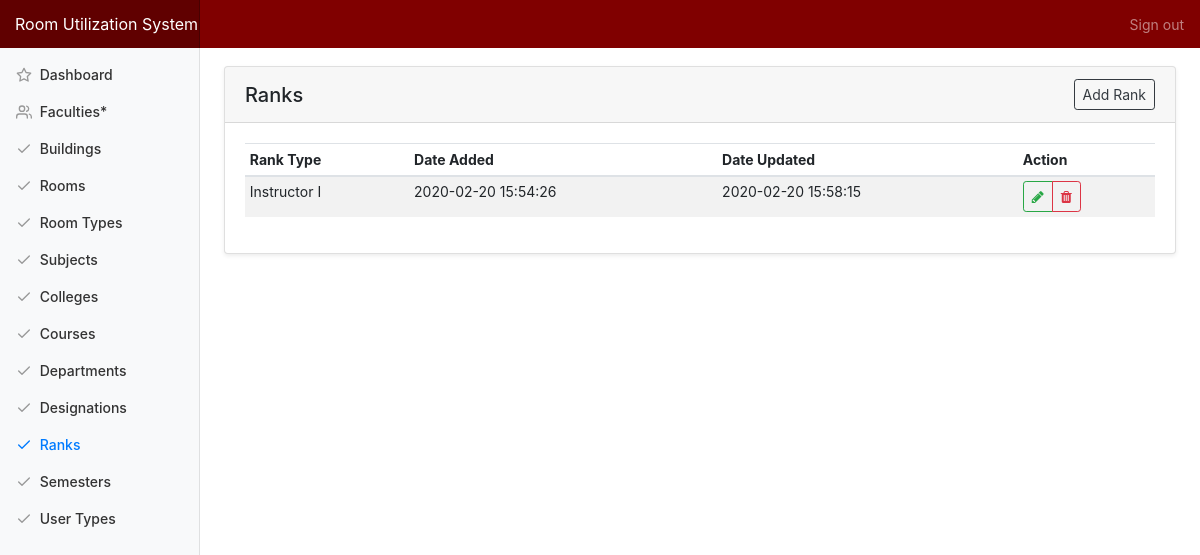
The app's page /index.php/admin/rank, older data.
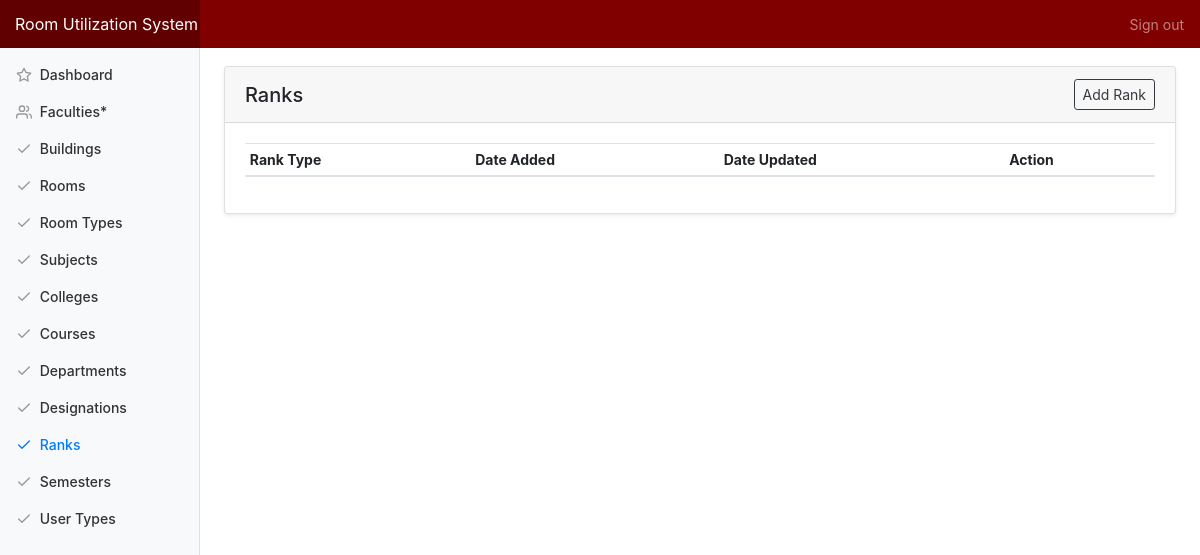
The same page, newer data.
### tables this page shows
CREATE TABLE `tbl_rank` (
  `rank_id` int(11) NOT NULL,
  `rank_type` varchar(50) NOT NULL,
  `rank_added` datetime NOT NULL,
  `rank_modified` datetime NOT NULL
);

### application/controllers/Admin.php (called while the page is built, shortened)
<?php
class Admin extends CI_Controller {
	public function rank(){
		$data['title'] = "Ranks";
		$data['ranks'] = $this->main_model->getRanks();
		$this->load->view('templates/header', $data);
		$this->load->view('admin/rank');
		$this->load->view('templates/footer');
	}
}

### index.php (called while the page is built, shortened)
<?php
require_once BASEPATH.'core/CodeIgniter.php';

### application/models/Main_model.php (called while the page is built, shortened)
<?php defined('BASEPATH') OR exit('No direct script access allowed');
Class Main_model extends CI_Model{
	public function getRanks(){
		return $this->db->get('tbl_rank')->result_array();
	}
}

### application/views/admin/rank.php (the view, shortened to what this page needs)
<div class="container-fluid">
  <div class="row">
    <main role="main" class="col-md-9 ml-sm-auto col-lg-10 pt-4 px-4 mb-3">
      <div class="card shadow-sm">
			  <h5 class="card-header d-flex justify-content-between align-items-center">
          <?=$title?>
          <a href="#" class="btn btn-outline-dark btn-sm" data-toggle="modal" data-target="#modal_rank_add">Add Rank</a>
        </h5>
			  <div class="card-body">
          <table class="table table-striped table-hover table-sm">
            <thead>
              <tr>
                <th>Rank Type</th>
                <th>Date Added</th>
                <th>Date Updated</th>
                <th>Action</th>
              </tr>
            </thead>
            <tbody>
              <?php foreach ($ranks as $row) {?>
              <tr>
                <td><?=$row['rank_type']?></td>
                <td><?=$row['rank_added']?></td>
                <td><?=$row['rank_modified']?></td>
                <td>
                  <div class="btn-group" role="group">
                    <a href="#" class="btn btn-sm btn-outline-success action-btn updateRank" id="<?=$row['rank_id']?>//<?=$row['rank_type']?>" data-toggle="modal" data-target="#modal_rank_update" data-toggle="tooltip" data-placement="top" title="Update Rank">
                      <span class="fa fa-pencil"></span>
                    </a>
                    <a href="#" id="<?=base_url('admin/delete/rank/'.$row['rank_id'])?>" class="btn btn-sm btn-outline-danger action-btn delete" data-toggle="tooltip" data-placement="top" title="Delete Rank">
                      <span class="fa fa-trash"></span>
                    </a>
                  </div>
                </td>
              </tr>
              <?php } ?>
            </tbody>
          </table>
			  </div>
			</div>
   </main>
  </div>
</div>

Row changes from the older to the newer data that the page shows:
removed tbl_rank: rank_type "Instructor I", rank_added "2020-02-20 15:54:26", rank_modified "2020-02-20 15:58:15"
